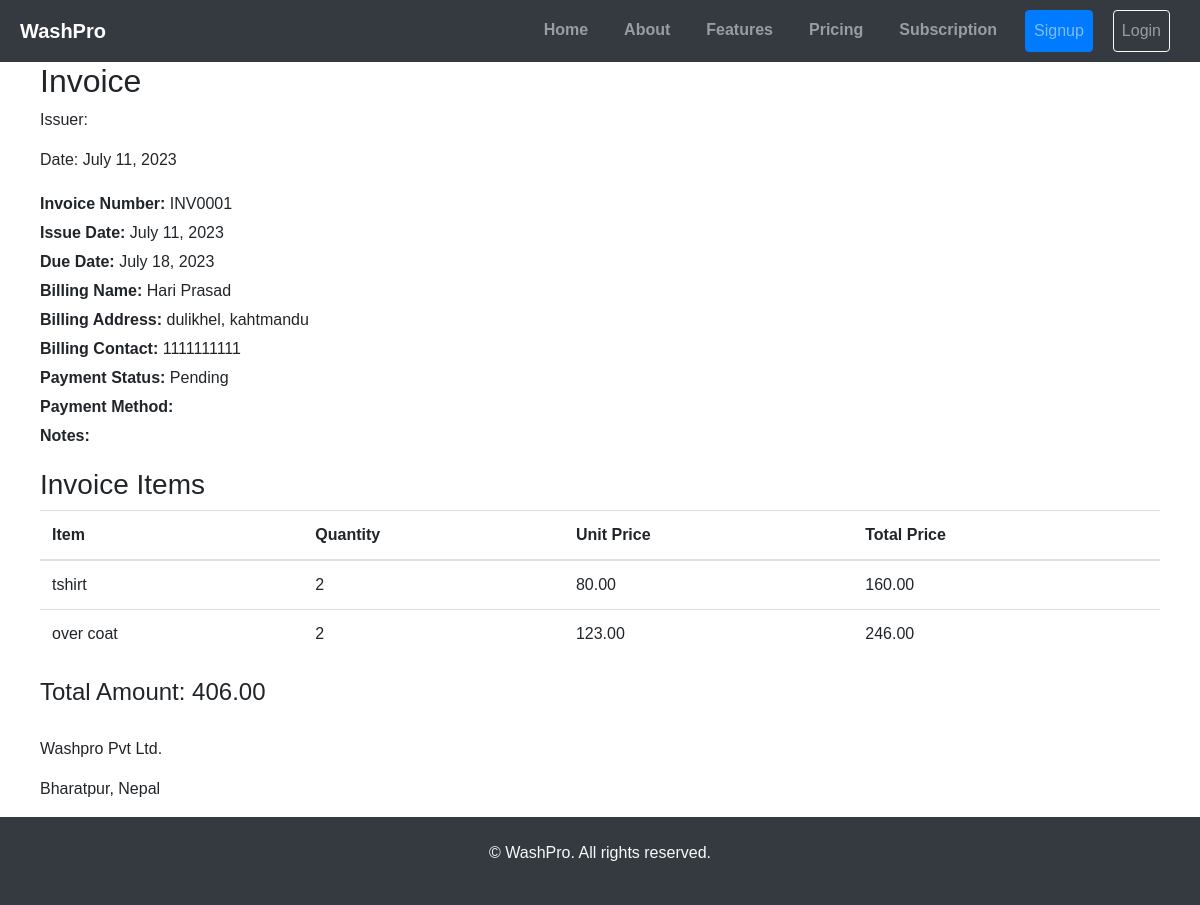
The page /dashboard/invoice/1/ on the database its author committed.
### base/models.py (models this page shows, shortened)
class Invoice(models.Model):
    order = models.OneToOneField(Order, on_delete=models.CASCADE)
    invoice_number = models.CharField(max_length=50, unique=True)
    issue_date = models.DateField()
    due_date = models.DateField()
    total_amount = models.DecimalField(max_digits=10, decimal_places=2)
    payment_status = models.CharField(max_length=20)
    payment_method = models.CharField(max_length=50)
    billing_name = models.CharField(max_length=100)
    billing_address = models.CharField(max_length=200)
    billing_contact = models.CharField(max_length=20)
    notes = models.TextField(blank=True)
    created = models.DateTimeField(auto_now_add=True)
    update = models.DateTimeField(auto_now=True)

class OrderItem(models.Model):
    order = models.ForeignKey(
        Order, on_delete=models.CASCADE, related_name="orderitem")
    cloth = models.ForeignKey(
        Clothes, on_delete=models.CASCADE, related_name="cloth")
    quantity = models.PositiveIntegerField()
    unit_price = models.DecimalField(max_digits=6, decimal_places=2, null=True)
    total_price = models.DecimalField(max_digits=6, decimal_places=2, null=True)

class Clothes(models.Model):
    name = models.CharField(max_length=200)
    category = models.ForeignKey(
        Cloth_Category, on_delete=models.SET_NULL, null=True)
    reg_price = models.DecimalField(max_digits=6, decimal_places=2)
    offer_price = models.DecimalField(
        max_digits=6, decimal_places=2, null=True)
    update = models.DateTimeField(auto_now=True)
    created = models.DateTimeField(auto_now_add=True)

### dashboard/views.py (the view)
# urls.py: path('invoice/<int:invoice_id>/', views.invoice_details, name='invoice_details'),
def invoice_details(request, invoice_id):
    invoice = get_object_or_404(Invoice, id=invoice_id)
    context = {
        'invoice': invoice
    }
    return render(request, 'dashboard/invoice_details.html', context)

### dashboard/custom_filters.py (called while the page is built)
@register.filter
def multiply(value, arg):
    return value * arg

### dashboard/templates/dashboard/invoice_details.html (shortened to what this page needs)
{% extends 'base.html' %}
{% load custom_filters%}
{% block content %}
<div class="container">
  <div class="invoice-details">
    <div class="invoice-header">
      <h2>Invoice</h2>
      <p>Issuer: {{ invoice.issuer_name }}</p>
      <p>Date: {{ invoice.issue_date }}</p>
    </div>
    <div class="invoice-info">
      <p><strong>Invoice Number:</strong> {{ invoice.invoice_number }}</p>
      <p><strong>Issue Date:</strong> {{ invoice.issue_date }}</p>
      <p><strong>Due Date:</strong> {{ invoice.due_date }}</p>
      <p><strong>Billing Name:</strong> {{ invoice.billing_name }}</p>
      <p><strong>Billing Address:</strong> {{ invoice.billing_address }}</p>
      <p><strong>Billing Contact:</strong> {{ invoice.billing_contact }}</p>
      <p><strong>Payment Status:</strong> {{ invoice.payment_status }}</p>
      <p><strong>Payment Method:</strong> {{ invoice.payment_method }}</p>
      <p><strong>Notes:</strong> {{ invoice.notes }}</p>
    </div>
    <div class="invoice-items">
      <h3>Invoice Items</h3>
      <table class="table table-hover">
        <thead>
          <tr>
            <th>Item</th>
            <th>Quantity</th>
            <th>Unit Price</th>
            <th>Total Price</th>
          </tr>
        </thead>
        <tbody>
          {% for item in invoice.order.orderitem.all %}
          <tr>
            <td>{{ item.cloth.name }}</td>
            <td>{{ item.quantity }}</td>
            <td>{{ item.cloth.offer_price }}</td>
            <td>{{ item.quantity|multiply:item.cloth.offer_price|floatformat:"2" }}</td>
          </tr>
          {% endfor %}
        </tbody>
      </table>
    </div>
    <div class="invoice-total">
      <h4>Total Amount: {{ invoice.total_amount }}</h4>
    </div>
  </div>
  <div class="company-info">
    <p>Washpro Pvt Ltd.</p>
    <p>Bharatpur, Nepal</p>
  </div>
</div>
{% endblock %}

### static/base.css (style rules this page uses)
body { font-family: Arial, sans-serif; margin: 0; padding: 0; }
.container { max-width: 1200px; margin: 0 auto; padding: 0 20px; }

### templates/base.html (style rules this page uses)
html, body { height: 100%; margin: 0; }

### dashboard/templates/dashboard/invoice_details.html (style rules this page uses)
.invoice-details { margin-bottom: 30px; }
.invoice-details .invoice-header { margin-bottom: 20px; }
.invoice-details .invoice-info { margin-bottom: 20px; }
.invoice-details .invoice-info p { margin: 5px 0; }
.invoice-details .invoice-items { margin-bottom: 20px; }
.invoice-details .invoice-items table { margin-bottom: 0; }
.invoice-details .invoice-items table th, .invoice-details .invoice-items table td { vertical-align: middle; }
.invoice-details .invoice-total { margin-bottom: 20px; }
.invoice-details .invoice-total h4 { margin: 10px 0; }

### rows shown on the page
Invoice: issue_date "July 11, 2023", invoice_number "INV0001", due_date "July 18, 2023", billing_name "Hari Prasad", billing_address "dulikhel, kahtmandu", billing_contact "1111111111", payment_status "Pending", total_amount "406.00"
OrderItem: cloth.name "tshirt", quantity "2", cloth.offer_price "80.00", quantity|multiply "160.00"
OrderItem: cloth.name "over coat", quantity "2", cloth.offer_price "123.00", quantity|multiply "246.00"
